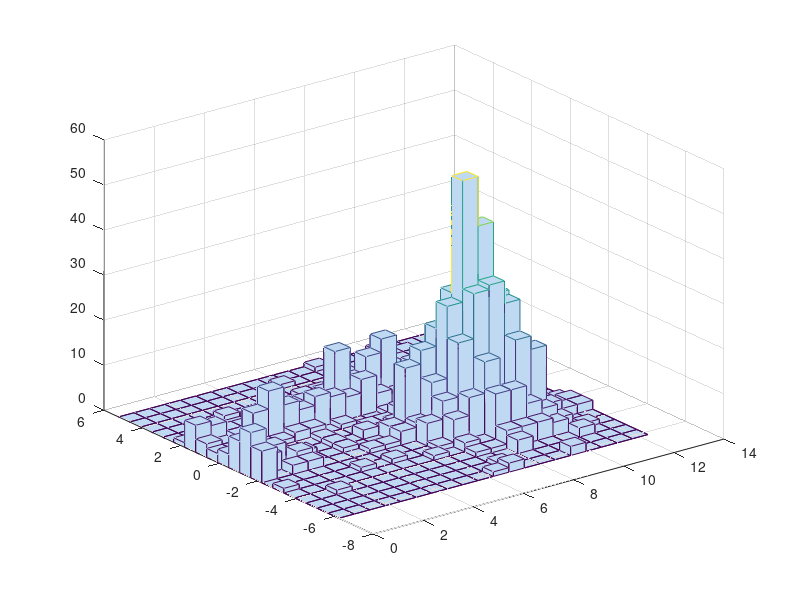
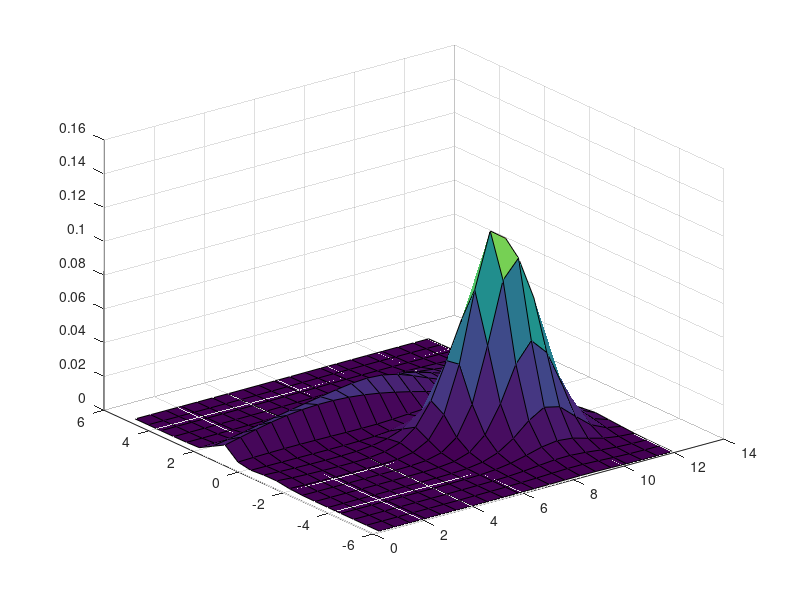

Write MATLAB code to recreate these figures, in order.
%% lane Change
raw_data=load('LaneChangeEvents.mat');
fitting_data=load('fitting_result_LaneChange_K = 22.mat','eta_ite','mu_ite','sigma_ite');
astar=[5 0 1/75]; % boundary
bstar=[35 30 Inf];
rng(123)
% astar=(astar-fitting_data.center)./fitting_data.var_Std;
% bstar=(bstar-fitting_data.center)./fitting_data.var_Std;
mixture_data=raw_data.mixture_data;
eta_hat=fitting_data.eta_ite(:,:,end);
mu_hat=fitting_data.mu_ite(:,:,end);
sigma_hat=fitting_data.sigma_ite(:,:,:,end);

figure(2)
hist3(mixture_data(:,1:2),[20,20])
[a b]=hist3(mixture_data(:,1:2),[20,20]);
surf(b{1},b{2},a)
hist3(mixture_data(:,1:2),[20,20])

[density_plot_x,density_plot_y]=meshgrid(b{1},b{2});
density_value=density_plot_x*0;
for i=1:22
    for j=1:20
        for k=1:20
            density_value(j,k)=density_value(j,k)+eta_hat(i)*mvnpdf([density_plot_x(j,k),density_plot_y(j,k)],mu_hat(i,1:2),sigma_hat(1:2,1:2,i));
            
        end
    end
    
end
figure(3)
surf(b{1},b{2},density_value)


%% Left Turn 
raw_data=load('leftTurnEvents.mat');
fitting_data=load('fitting_result_leftTurn_K = 12.mat','eta_ite','mu_ite','sigma_ite');
astar=[0 0 0];
bstar=[30 60 150];

rng(123)
% astar=(astar-fitting_data.center)./fitting_data.var_Std;
% bstar=(bstar-fitting_data.center)./fitting_data.var_Std;
mixture_data=raw_data.mixture_data;
eta_hat=fitting_data.eta_ite(:,:,end);
mu_hat=fitting_data.mu_ite(:,:,end);
sigma_hat=fitting_data.sigma_ite(:,:,:,end);

figure(2)
hist3(mixture_data(:,1:2),[20,20])
[a b]=hist3(mixture_data(:,1:2),[20,20]);
surf(b{1},b{2},a)
hist3(mixture_data(:,1:2),[20,20])

[density_plot_x,density_plot_y]=meshgrid(b{1},b{2});
density_value=density_plot_x*0;
for i=1:12
    for j=1:20
        for k=1:20
            density_value(j,k)=density_value(j,k)+eta_hat(i)*mvnpdf([density_plot_x(j,k),density_plot_y(j,k)],mu_hat(i,1:2),sigma_hat(1:2,1:2,i));
            
        end
    end
    
end
figure(3)
surf(b{1},b{2},density_value)

%% Pedestrian
raw_data=load('pedestrianEvents.mat');
fitting_data=load('fitting_result_pedestrian_K = 13.mat','eta_ite','mu_ite','sigma_ite');
astar=[0 -7 5];
bstar=[13 6 60];
rng(123)
% astar=(astar-fitting_data.center)./fitting_data.var_Std;
% bstar=(bstar-fitting_data.center)./fitting_data.var_Std;
mixture_data=raw_data.mixture_data;
eta_hat=fitting_data.eta_ite(:,:,end);
mu_hat=fitting_data.mu_ite(:,:,end);
sigma_hat=fitting_data.sigma_ite(:,:,:,end);

figure(2)
hist3(mixture_data(:,1:2),[20,20])
[a b]=hist3(mixture_data(:,1:2),[20,20]);
surf(b{1},b{2},a)
hist3(mixture_data(:,1:2),[20,20])

[density_plot_x,density_plot_y]=meshgrid(b{1},b{2});
density_value=density_plot_x*0;
for i=1:13
    for j=1:20
        for k=1:20
            density_value(j,k)=density_value(j,k)+eta_hat(i)*mvnpdf([density_plot_x(j,k),density_plot_y(j,k)],mu_hat(i,1:2),sigma_hat(1:2,1:2,i));
            
        end
    end
    
end
figure(3)
surf(b{1},b{2},density_value)
